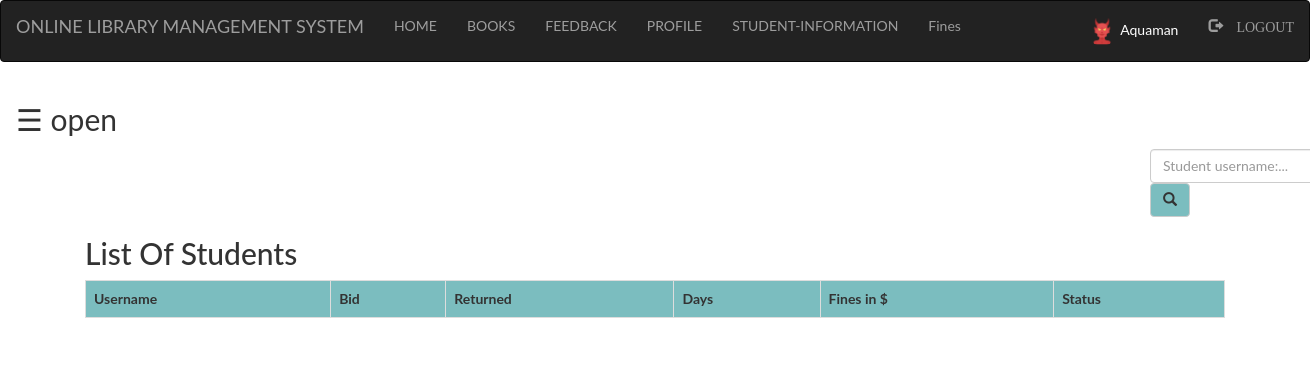
The app's page /library/admin/fine.php (signed in), older data.
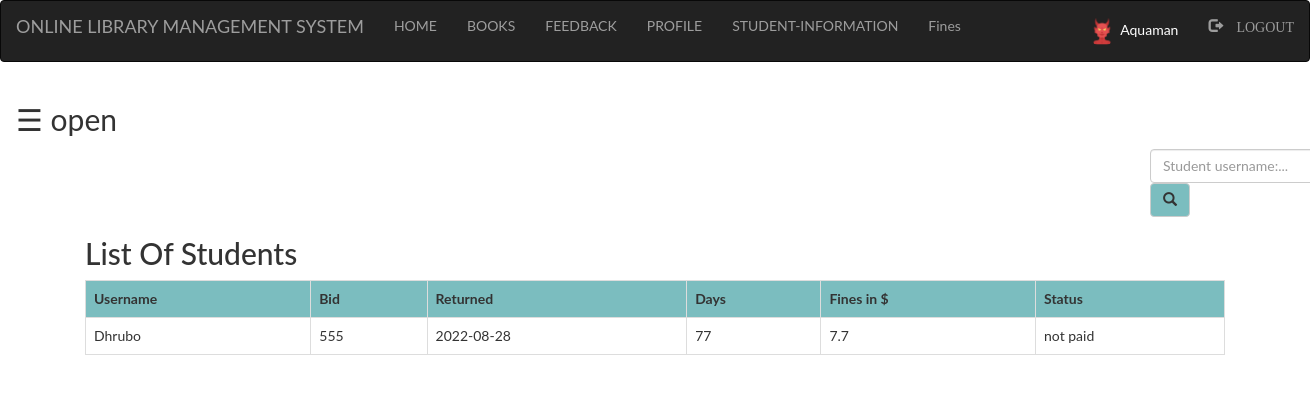
The same page, newer data.
### tables this page shows
CREATE TABLE `fine` (
  `username` varchar(100) NOT NULL,
  `bid` int(100) NOT NULL,
  `returned` varchar(100) NOT NULL,
  `day` int(50) NOT NULL,
  `fine` double NOT NULL,
  `status` varchar(100) NOT NULL
);

### library/admin/fine.php (the view, shortened to what this page needs)
<?php
  include "connection.php";
  include "navbar.php";
?>
<!DOCTYPE html>
<html>
<head>
</head>
<body>
	<div id="main">
		<span style="font-size:30px;cursor:pointer" onclick="openNav()">&#9776; open</span>
<div class="container">
	<div class="srch">
		<form class="navbar-form" method="post" name="form1">
				<input class="form-control" type="text" name="search" placeholder="Student username:..." required="">
				<button style="background-color: #6db6b9e6;" type="submit" name="submit" class="btn btn-default">
					<span class="glyphicon glyphicon-search"></span>
				</button>
		</form>
	</div>
	<h2>List Of Students</h2>
	<?php
		if(isset($_POST['submit']))
		{
			$q=mysqli_query($db,"SELECT * FROM `fine` WHERE `username` like '%$_POST[search]%' ");
			if(mysqli_num_rows($q)==0)
			{
				echo "Sorry! No student found. Try searching again...";
			}
			else
			{
                echo "<table class='table table-bordered table-hover' >";
                echo "<tr style='background-color: #6db6b9e6;'>";
                    echo "<th>"; echo " Username";	echo "</th>";
                    echo "<th>"; echo " Bid";  echo "</th>";
                    echo "<th>"; echo " Returned";  echo "</th>";
                    echo "<th>"; echo " Days";  echo "</th>";
                    echo "<th>"; echo " Fines in $";  echo "</th>";
                    echo "<th>"; echo " Status";  echo "</th>";
                echo "</tr>";
                while($row=mysqli_fetch_assoc($q))
                {
                    echo "<tr>";
                    echo "<td>"; echo $row['username']; echo "</td>";
                    echo "<td>"; echo $row['bid']; echo "</td>";
                    echo "<td>"; echo $row['returned']; echo "</td>";
                    echo "<td>"; echo $row['day']; echo "</td>";
                    echo "<td>"; echo $row['fine']; echo "</td>";
                    echo "<td>"; echo $row['status']; echo "</td>";
                    echo "</tr>";
                }
		echo "</table>";
			}
		}
		else
		{
			$res=mysqli_query($db,"SELECT * FROM `fine` ;");
		echo "<table class='table table-bordered table-hover' >";
			echo "<tr style='background-color: #6db6b9e6;'>";
				echo "<th>"; echo " Username";	echo "</th>";
				echo "<th>"; echo " Bid";  echo "</th>";
				echo "<th>"; echo " Returned";  echo "</th>";
				echo "<th>"; echo " Days";  echo "</th>";
				echo "<th>"; echo " Fines in $";  echo "</th>";
				echo "<th>"; echo " Status";  echo "</th>";
			echo "</tr>";
			while($row=mysqli_fetch_assoc($res))
			{
				echo "<tr>";
				echo "<td>"; echo $row['username']; echo "</td>";
				echo "<td>"; echo $row['bid']; echo "</td>";
				echo "<td>"; echo $row['returned']; echo "</td>";
				echo "<td>"; echo $row['day']; echo "</td>";
				echo "<td>"; echo $row['fine']; echo "</td>";
				echo "<td>"; echo $row['status']; echo "</td>";
				echo "</tr>";
			}
		echo "</table>";
		}
	?>
</div>
</body>
</html>

### library/admin/navbar.php (shortened to what this page needs)
<!DOCTYPE html>
<html lang="en">
<head>
  <link rel="stylesheet" href="https://maxcdn.bootstrapcdn.com/bootstrap/3.3.7/css/bootstrap.min.css">
</head>
<body>
  <nav class="navbar navbar-inverse">
    <div class="container-fluid">
      <div class="navbar-header">
        <a class="navbar-brand active">ONLINE LIBRARY MANAGEMENT SYSTEM</a>
      </div>
      <ul class="nav navbar-nav">
        <li><a href="index.php">HOME</a></li>
        <li><a href="books.php">BOOKS</a></li>
        <li><a href="feedback.php">FEEDBACK</a></li>
      </ul>
      <?php
      if (isset($_SESSION['login_user'])) { ?>
        <ul class="nav navbar-nav">
          <li><a href="profile.php">PROFILE</a></li>
          <li><a href="student.php">STUDENT-INFORMATION</a></li>
          <li><a href="fine.php">Fines</a></li>
        </ul>
        <ul class="nav navbar-nav navbar-right">
          <li><a href="profile.php">
              <div style="color: white">
                <?php
                echo "<img class='img-circle profile_img' height= 30 width = 30 src='images/".$_SESSION['pic']."'>";
                echo " ".$_SESSION['login_user'];
                ?>
              </div>
            </a></li>
          <li><a href="logout.php"><span class="glyphicon glyphicon-log-out"> LOGOUT</span></a></li>
        </ul>
      <?php
      }
      ?>
    </div>
  </nav>
</body>
</html>

### library/admin/fine.php (style rules this page uses)
.srch { padding-left: 1050px; }
body { font-family: "Lato", sans-serif; transition: background-color .5s; }
#main { transition: margin-left .5s; padding: 16px; }
.img-circle { margin-left: 20px; }

Row changes from the older to the newer data that the page shows:
added fine: username "Dhrubo", bid "555", returned "2022-08-28", day "77", fine "7.7", status "not paid"
